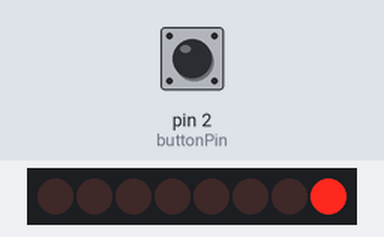
The sketch below on a simulated Arduino Uno, built with avr-gcc and run on an emulated ATmega328P. Shown: 8 shift-register outputs drawn as a row of LEDs (first output left, lit = HIGH). Wiring (inferred from the names in the program): shift register (74HC595): data pin 11; shift clock pin 12; latch pin 8. Wiring (inferred from the signals the program sends): row of LEDs: on Q0, Q1, Q2, Q3, Q4, Q5, Q6, Q7. Inputs (shaded band) come from the test bench; at power-on: pin 2 (buttonPin) HIGH. Random numbers use the default seed unless the sketch sets one.

Above: at 1.2 s.
1.3 s: pin 2 (buttonPin) pulled LOW for 0.15 s
At 1.45 s:
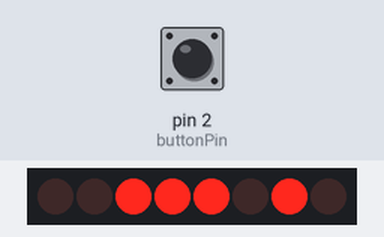
2.0 s: pin 2 (buttonPin) pulled LOW for 3.2 s
At 4.33 s:
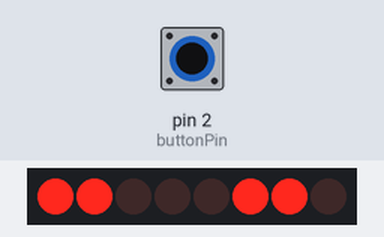
8.8 s: pin 2 (buttonPin) pulled LOW for 1 s
At 13.2 s:
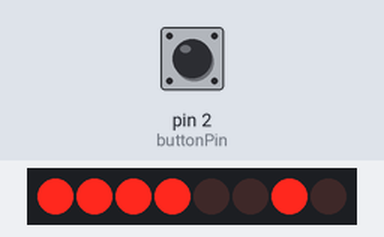
Timing chart, 0 to 14.7 s (numbered marks = the images above; inputs shaded):
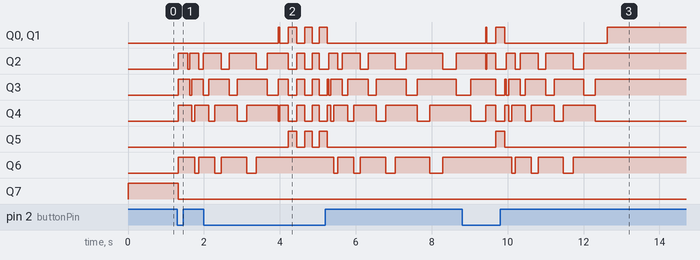

The sketch:

DiceRoller.ino
```cpp
/**
 * @file DiceRoller.ino
 * @brief A program to simulate a dice roll using a 7-segment display, driven by a shift register and controlled via a button press.
 *
 * The program features an animated dice-shaking effect, followed by a rolling animation and displays the final result on a 7-segment display.
 * The animation and display logic are driven by a shift register, interfacing with a 7-segment display.
 *
 * @author Ameed Othman
 * @date 2024-10-31
 */

const int latchPin = 8;
const int clockPin = 12;
const int dataPin = 11;
const int buttonPin = 2;

unsigned char lookup_7seg[] = {0x06, 0x5B, 0x4F, 0x66, 0x6D, 0x7D, 0x80};

unsigned char shake_dice[] = {0x63, 0x5C};
unsigned char roll_dice[] = {0x1C, 0x58, 0x54, 0x4C};

int rand_seed;
int rand_num = 0;
unsigned char shake_toggle = 0;
int index = 0;
int shake_speed;

/**
 * @brief Initializes the input and output pins, sets up the 7-segment display, and seeds the random generator.
 */
void setup() {
    pinMode(latchPin, OUTPUT);
    pinMode(clockPin, OUTPUT);
    pinMode(dataPin, OUTPUT);
    pinMode(buttonPin, INPUT_PULLUP);

    // Initial display state showing DP on the 7-segment display
    shiftOut(dataPin, clockPin, MSBFIRST, lookup_7seg[6]);
    digitalWrite(latchPin, HIGH);

    // Seed the random generator using an analog pin
    randomSeed(analogRead(0));
}

/**
 * @brief Main loop to handle dice rolling logic and animations upon button press.
 */
void loop() {
    if (digitalRead(buttonPin) == LOW) {
        shake_speed = 150;
        delay(30);

        rand_seed = 0;
        index = 0;
        shake_toggle = 0;

        // Shaking animation loop while the button is pressed
        while (digitalRead(buttonPin) == LOW) {
            rand_seed++;

            AnimateDice(shake_toggle ? 0 : 1, shake_dice);
            shake_toggle = !shake_toggle;

            delay(80 + shake_speed);
            if (shake_speed > 0) {
                shake_speed -= 10;
            }
        }

        // Rolling animation sequence
        for (int rolls = 0; rolls < (rand_seed % 10 + 14); rolls++) {
            AnimateDice(index, roll_dice);
            delay((1 + rolls) * 20);
            index = (index + 1) % 4;
        }

        // Display the final dice number
        rand_num = random(0, 6);
        DiceNumber(rand_num);
    }
}

/**
 * @brief Displays a number on the 7-segment display.
 *
 * @param num The number to display (0-5 for representing numbers 1-6).
 */
void DiceNumber(unsigned char num) {
    digitalWrite(latchPin, LOW);
    shiftOut(dataPin, clockPin, MSBFIRST, lookup_7seg[num]);
    digitalWrite(latchPin, HIGH);
}

/**
 * @brief Displays a frame of animation for shaking or rolling the dice.
 *
 * @param seg The index of the frame to display.
 * @param table The array containing the animation frames.
 */
void AnimateDice(int seg, unsigned char *table) {
    digitalWrite(latchPin, LOW);
    shiftOut(dataPin, clockPin, MSBFIRST, table[seg]);
    digitalWrite(latchPin, HIGH);
}
```

Measured:
- after the input at 1.3 s, Q2: goes HIGH 0.25 s, LOW 0.04 s, HIGH 0.24 s, LOW 0.12 s, then HIGH, starting at once; Q3: alternates HIGH for 0.30 s and LOW for 0.06 s, starting at once; Q4: LOW → HIGH at once, → LOW 0.35 s later, → HIGH 0.08 s later; Q6: LOW → HIGH at once, → LOW 0.43 s later, → HIGH 0.10 s later; Q7: HIGH → LOW at once
